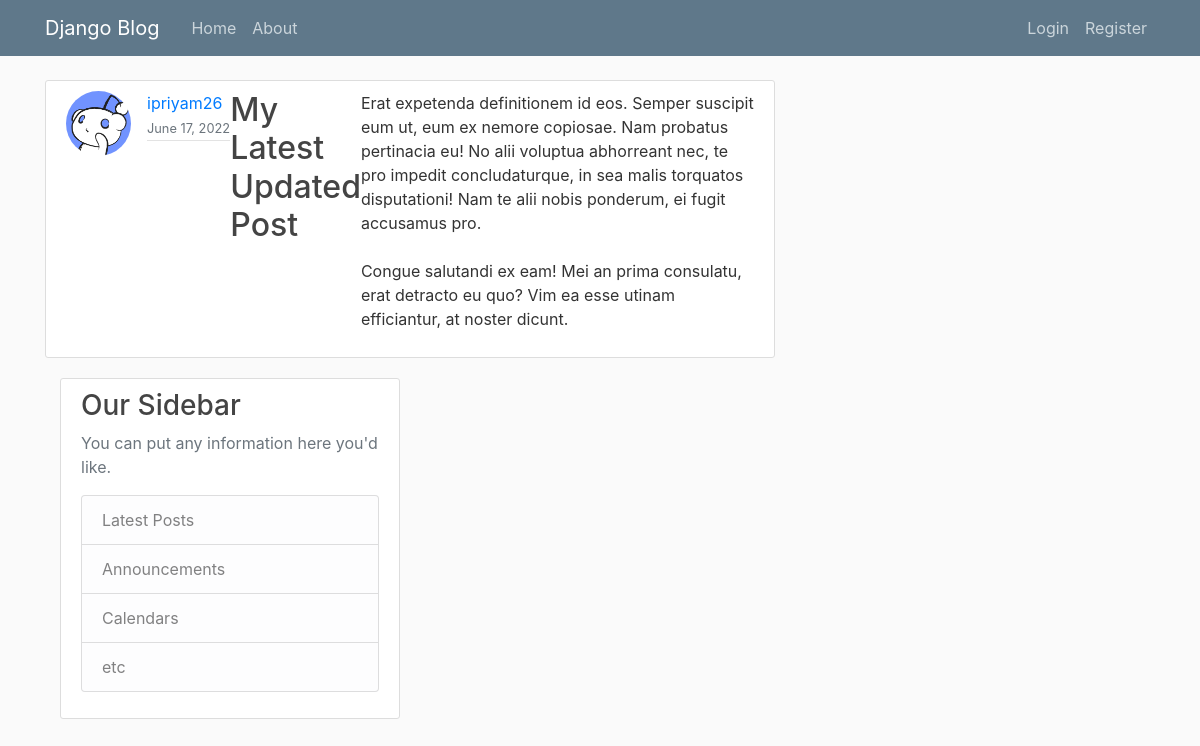
The page /post/29 on the database its author committed.
### blog/models.py (models this page shows, shortened)
class Post(models.Model):
    title =models.CharField(max_length=100)
    content = models.TextField()
    date_posted = models.DateTimeField(default=timezone.now)
    author = models.ForeignKey(User, on_delete=models.CASCADE)

### user/models.py (models this page shows, shortened)
class Profile(models.Model):
    user = models.OneToOneField(User, on_delete=models.CASCADE)
    image = models.ImageField(default='default.jpg', upload_to='profile_pics')

### blog/views.py (the view)
# urls.py: path('post/<int:pk>', PostDetailView.as_view(), name='post-detail'),
class PostDetailView(DetailView):
    model = Post
    template_name = 'blog/post_detail.html'
    context_object_name = 'post'

### blog/templates/blog/post_detail.html (shortened to what this page needs)
{% extends 'blog/base.html' %} {% block content %}
<article class="media content-section">
    <img src="{{ post.author.profile.image.url}}" class="rounded-circle article-img">
    <div class="media-body">
        <div class="article-metadata">
            <a class="mr-2" href="#">{{ post.author }}</a>
            <small class="text-muted">{{ post.date_posted|date:"F d, Y" }}</small>
            </div>
        </div>
        <h2 class="article-title ">{{ post.title }}
        </h2>
        <p class="article-content ">{{ post.content }}</p>
    </div>
{% endblock content %}

### blog/static/blog/main.css (style rules this page uses)
body { background: #fafafa; color: #333333; margin-top: 5rem; }
h1, h2, h3, h4, h5, h6 { color: #444444; }
.content-section { background: #ffffff; padding: 10px 20px; border: 1px solid #dddddd; border-radius: 3px; margin-bottom: 20px; }
.article-title { color: #444444; }
.article-content { white-space: pre-line; }
.article-img { height: 65px; width: 65px; margin-right: 16px; }
.article-metadata { padding-bottom: 1px; margin-bottom: 4px; border-bottom: 1px solid #e3e3e3 }

### rows shown on the page
Post: author.profile.image (picture), author "ipriyam26", date_posted "June 17, 2022", title "My Latest Updated Post", content "Erat expetenda definitionem id eos. Semper suscipit eum ut, eum ex nemore copiosae. Nam probatus pertinacia eu! No alii voluptua abhorreant nec, te pro impedit concludaturque, in sea malis torquatos disputationi! Nam te alii nobis ponderum, ei fugit accusamus pro. Congue salutandi ex eam! Mei an prima consulatu, erat detracto eu quo? Vim ea esse utinam efficiantur, at noster dicunt."
